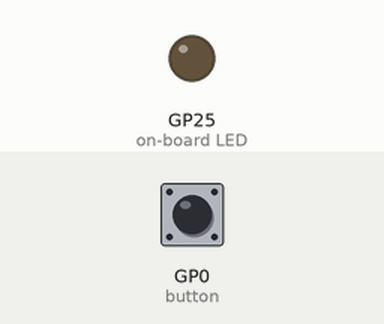
A program run on a simulated Raspberry Pi Pico running MicroPython. Parts: output pins drawn as LEDs (lit = HIGH). The inputs (shaded band) are chosen by the test bench; at power-on: GP0 (button) HIGH.

Above: at 1.2 s.
1.3 s: GP0 (button) pulled LOW for 0.15 s
At 2.3 s:
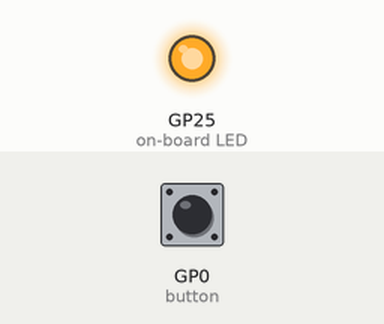
2.9 s: GP0 (button) pulled LOW for 1 s
At 3.5 s:
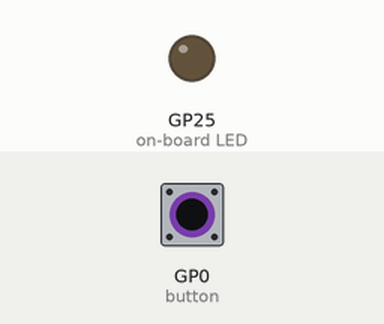
5.4 s: GP0 (button) pulled LOW for 3.2 s
At 6.6 s:
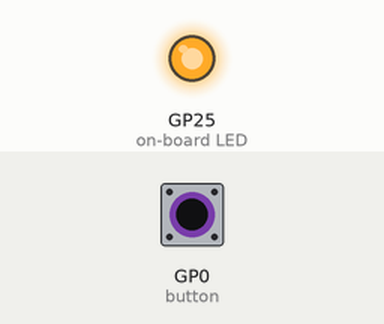
Timing chart, 0 to 8.4 s (numbered marks = the images above; inputs shaded):
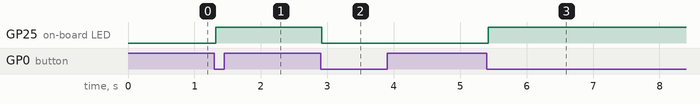

The program:

Taster_GND_LED.py
```python
# Bei Knopfdruck Board-LED umschalten
from picozero import Button, pico_led
from time import sleep

pico_led.off()
button = Button(0) #GPIO 0

def button_toggle():
    pico_led.toggle()

button.when_pressed = button_toggle

while True:
    sleep(0.2)
```

Measured:
- after the input at 1.3 s, GP25 (on-board LED): LOW → HIGH at once
- after the input at 2.9 s, GP25 (on-board LED): HIGH → LOW at once
- after the input at 5.4 s, GP25 (on-board LED): LOW → HIGH at once
